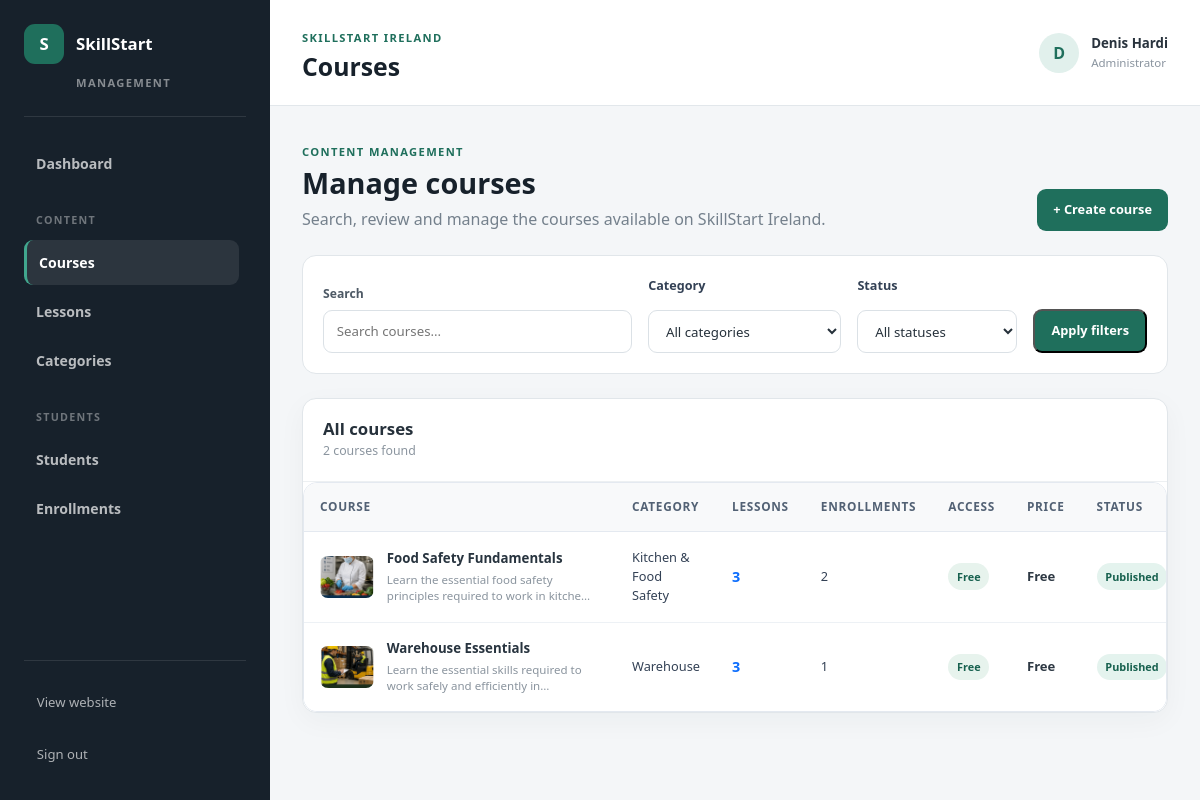
Page /management/courses/ (signed in) on the committed database.
### courses/models.py (models this page shows, shortened)
class Course(models.Model):
    category = models.ForeignKey(
        Category,
        on_delete=models.CASCADE,
        related_name="courses",
    )
    title = models.CharField(
        max_length=150,
    )
    description = models.TextField()
    slug = models.SlugField(
        max_length=170,
        unique=True,
    )
    image = models.ImageField(
        upload_to="courses/",
        blank=True,
        null=True,
    )
    is_free = models.BooleanField(
        default=True,
    )
    price = models.DecimalField(
        max_digits=8,
        decimal_places=2,
        default=0,
    )
    currency = models.CharField(
        max_length=3,
        default="EUR",
    )
    is_published = models.BooleanField(
        default=False,
    )
    created_at = models.DateTimeField(
        auto_now_add=True,
    )
    class Meta:
        ordering = ("title",)

class Category(models.Model):
    name = models.CharField(
        max_length=100,
    )
    description = models.TextField(
        blank=True,
    )
    slug = models.SlugField(
        max_length=120,
        unique=True,
    )
    class Meta:
        verbose_name_plural = "Categories"
        ordering = ("name",)

### admin_dashboard/views.py (the view)
@staff_member_required
def course_list(request):
    search_query = request.GET.get(
        "search",
        "",
    ).strip()
    selected_category = request.GET.get(
        "category",
        "",
    ).strip()
    selected_status = request.GET.get(
        "status",
        "",
    ).strip()
    courses = (
        Course.objects
        .select_related("category")
        .annotate(
            lesson_count=Count(
                "lessons",
                distinct=True,
            ),
            enrollment_count=Count(
                "enrollments",
                distinct=True,
            ),
        )
        .order_by("-created_at")
    )
    if search_query:
        courses = courses.filter(
            Q(title__icontains=search_query)
            | Q(description__icontains=search_query)
            | Q(category__name__icontains=search_query)
        )
    if selected_category:
        courses = courses.filter(
            category__slug=selected_category,
        )
    if selected_status == "published":
        courses = courses.filter(
            is_published=True,
        )
    elif selected_status == "draft":
        courses = courses.filter(
            is_published=False,
        )
    categories = Category.objects.order_by(
        "name",
    )
    context = {
        "courses": courses,
        "categories": categories,
        "search_query": search_query,
        "selected_category": selected_category,
        "selected_status": selected_status,
        "filtered_course_count": courses.count(),
    }
    return render(
        request,
        "admin_dashboard/course_list.html",
        context,
    )

### admin_dashboard/templates/admin_dashboard/course_list.html (shortened to what this page needs)
{% extends "admin_dashboard/base_admin.html" %}
{% block page_title %}
    Courses
{% endblock %}
{% block management_content %}
<section class="management-page-heading">
    <div>
        <span class="management-section-label">
            Content management
        </span>
        <h2>
            Manage courses
        </h2>
        <p>
            Search, review and manage the courses available
            on SkillStart Ireland.
        </p>
    </div>
    <a
        href="/admin/courses/course/add/"
        class="management-primary-button"
    >
        + Create course
    </a>
</section>
<section class="management-filter-panel">
    <form
        method="get"
        class="management-filter-form"
    >
        <div class="management-filter-search">
            <label for="course-search">
                Search
            </label>
            <input
                type="search"
                id="course-search"
                name="search"
                value="{{ search_query }}"
                placeholder="Search courses..."
            >
        </div>
        <div class="management-filter-group">
            <label for="course-category">
                Category
            </label>
            <select
                id="course-category"
                name="category"
            >
                <option value="">
                    All categories
                </option>
            </select>
        </div>
        <div class="management-filter-group">
            <label for="course-status">
                Status
            </label>
            <select
                id="course-status"
                name="status"
            >
                <option value="">
                    All statuses
                </option>
            </select>
        </div>
        <div class="management-filter-actions">
            <button
                type="submit"
                class="management-primary-button"
            >
                Apply filters
            </button>
        </div>
    </form>
</section>
<section class="management-list-section">
    <div class="management-list-heading">
        <div>
            <h3>
                All courses
            </h3>
            <p>
                {{ filtered_course_count }}
                course{{ filtered_course_count|pluralize }}
                found
            </p>
        </div>
    </div>
    {% if courses %}
        <div class="management-table-wrapper">
            <table class="management-table">
                <thead>
                    <tr>
                        <th>
                            Course
                        </th>
                        <th>
                            Category
                        </th>
                        <th>
                            Lessons
                        </th>
                        <th>
                            Enrollments
                        </th>
<th>
    Access
</th>
<th>
    Price
</th>
                        <th>
                            Status
                        </th>
                    </tr>
                </thead>
                <tbody>
                    {% for course in courses %}
                        <tr>
                            <td>
                                <div class="management-course-cell">
                                    <div class="management-course-image">
                                        {% if course.image %}
                                            <img
                                                src="{{ course.image.url }}"
                                                alt="{{ course.title }}"
                                            >
                                        {% else %}
                                            <span>
                                                {{ course.title|first|upper }}
                                            </span>
                                        {% endif %}
                                    </div>
                                    <div>
                                        <strong>
                                            {{ course.title }}
                                        </strong>
                                        <span>
                                            {{ course.description|truncatechars:70 }}
                                        </span>
                                    </div>
                                </div>
                            </td>
                            <td>
                                {{ course.category.name }}
                            </td>
                            <td>
                                {{ course.lesson_count }}
                            </td>
                            <td>
                                {{ course.enrollment_count }}
                            </td>
                            <td>
    {% if course.is_free %}
        <span
            class="
                management-status
                management-status-free
            "
        >
            Free
        </span>
    {% endif %}
</td>
<td>
    {% if course.is_free %}
        <strong class="management-course-price">
            Free
        </strong>
    {% else %}
        <strong class="management-course-price">
            €{{ course.price|floatformat:2 }}
        </strong>
    {% endif %}
</td>
                            <td>
                                {% if course.is_published %}
                                    <span class="management-status management-status-published">
                                        Published
                                    </span>
                                {% else %}
                                    <span class="management-status management-status-draft">
                                        Draft
                                    </span>
                                {% endif %}
                            </td>
                        </tr>
                    {% endfor %}
                </tbody>
            </table>
        </div>
    {% endif %}
</section>
{% endblock %}

### admin_dashboard/templates/admin_dashboard/base_admin.html (shortened to what this page needs)
{% load static %}
<!DOCTYPE html>
<html lang="en">
<head>
    <link
        href="https://cdn.jsdelivr.net/npm/bootstrap@5.3.3/dist/css/bootstrap.min.css"
        rel="stylesheet"
    >
    <link
        rel="stylesheet"
        href="{% static 'core/css/style.css' %}"
    >
</head>
<body class="management-body">
    <div class="management-layout">
        <aside class="management-sidebar">
            <div class="management-sidebar-header">
                <a
                    href="{% url 'admin_dashboard:dashboard' %}"
                    class="management-brand"
                >
                    <span class="management-brand-icon">
                        S
                    </span>
                    <span>
                        SkillStart
                    </span>
                </a>
                <span class="management-brand-label">
                    Management
                </span>
            </div>
            <nav class="management-navigation">
                <a
                    href="{% url 'admin_dashboard:dashboard' %}"
                    class="
                        management-navigation-link
                    "
                >
                    Dashboard
                </a>
                <span class="management-navigation-title">
                    Content
                </span>
                <a
                    href="{% url 'admin_dashboard:course_list' %}"
                    class="
                        management-navigation-link
                        {% if request.resolver_match.url_name == 'course_list' %}
                            active
                        {% endif %}
                    "
                >
                    Courses
                </a>
                <a
                    href="{% url 'admin_dashboard:lesson_list' %}"
                    class="
                        management-navigation-link
                    "
                >
                    Lessons
                </a>
                <a
                    href="#"
                    class="management-navigation-link"
                >
                    Categories
                </a>
                <span class="management-navigation-title">
                    Students
                </span>
                <a
                    href="{% url 'admin_dashboard:student_list' %}"
                    class="
                        management-navigation-link
                    "
                >
                    Students
                </a>
                <a
                    href="{% url 'admin_dashboard:enrollment_list' %}"
                    class="
                        management-navigation-link
                    "
                >
                    Enrollments
                </a>
            </nav>
            <div class="management-sidebar-footer">
                <a
                    href="{% url 'home' %}"
                    class="management-site-link"
                >
                    View website
                </a>
                <form
                    method="post"
                    action="{% url 'accounts:logout' %}"
                >
                    <button
                        type="submit"
                        class="management-logout-button"
                    >
                        Sign out
                    </button>
                </form>
            </div>
        </aside>
        <main class="management-main">
            <header class="management-header">
                <div>
                    <span class="management-header-label">
                        SkillStart Ireland
                    </span>
                    <h1>
                        {% block page_title %}{% endblock %}
                    </h1>
                </div>
                <div class="management-user">
                    <div class="management-user-avatar">
                        {{ request.user.username|first|upper }}
                    </div>
                    <div>
                        <strong>
                            {{ request.user.get_full_name|default:request.user.username }}
                        </strong>
                        <span>
                            Administrator
                        </span>
                    </div>
                </div>
            </header>
            <div class="management-content">
                {% block management_content %}
                {% endblock %}
            </div>
        </main>
    </div>
</body>
</html>

### rows in the picture
Course: image (picture), title "Food Safety Fundamentals", description "Learn the essential food safety principles required to work in kitche…", category.name "Kitchen & Food Safety", lesson_count "3", enrollment_count "2", is_free "Free", is_published "Published"
Course: image (picture), title "Warehouse Essentials", description "Learn the essential skills required to work safely and efficiently in…", category.name "Warehouse", lesson_count "3", enrollment_count "1", is_free "Free", is_published "Published"

### other values in the picture
{{ request.user.username|first|upper }} "D"
{{ request.user.get_full_name|default:request.user.username }} "Denis Hardi"
{{ filtered_course_count }} "2"
